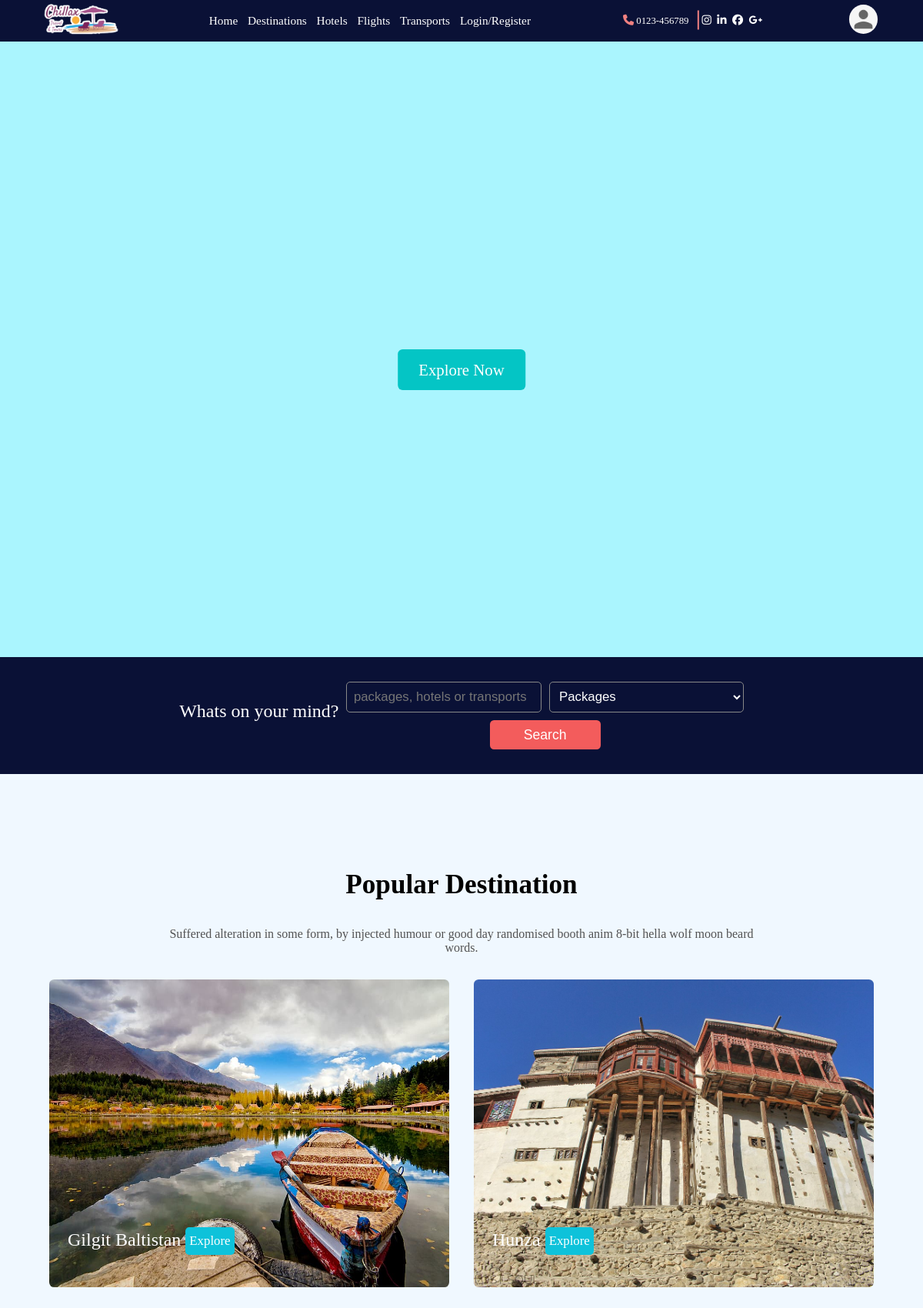
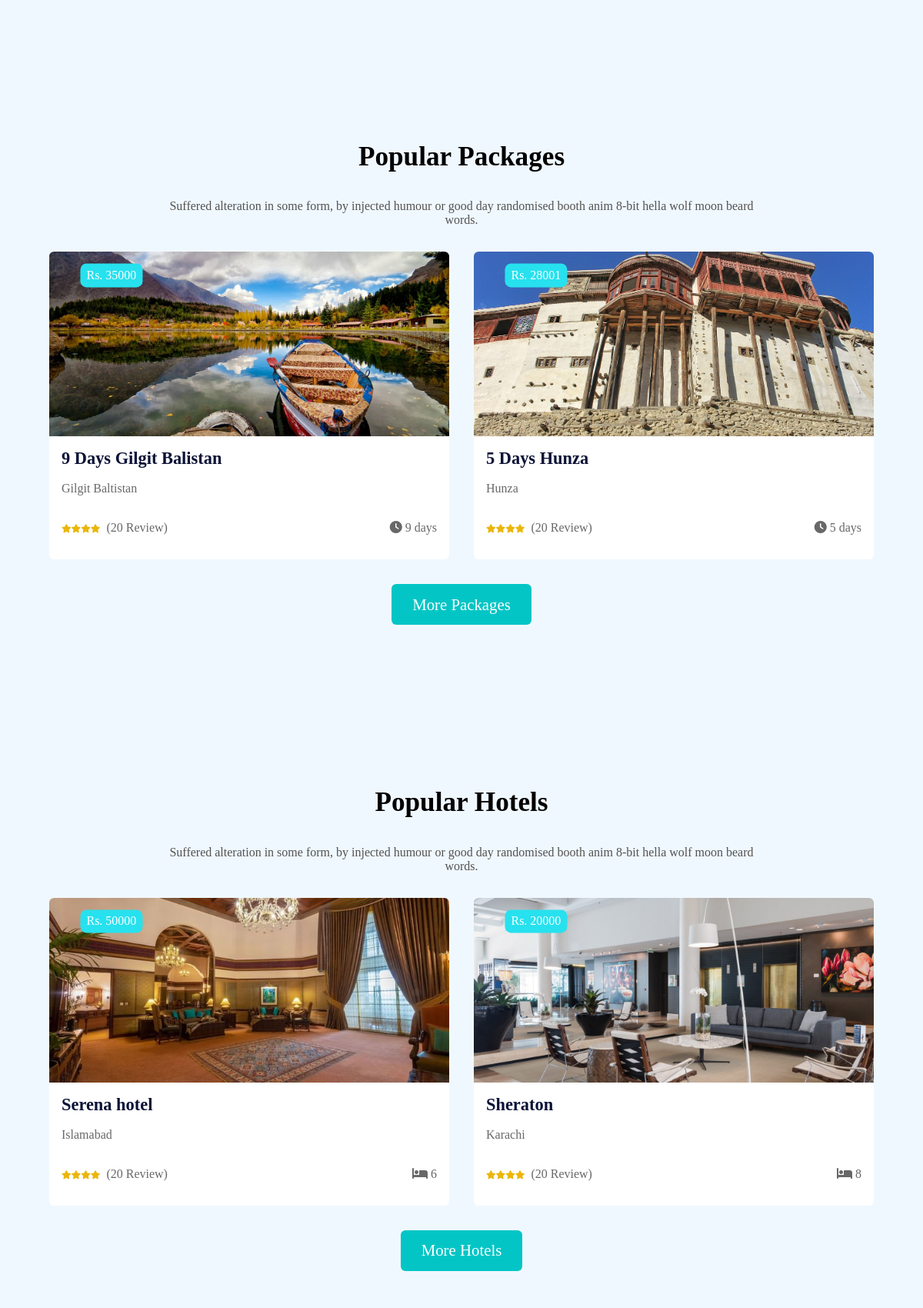
The page / (upper part) on the database its author committed (2 pictures, top to bottom).
### packages/models.py (models this page shows, shortened)
class Packages(BaseModel):
    title = models.CharField(max_length=500)
    slug = models.SlugField(unique=True, null=True, blank=True)
    activites_inc = models.CharField(max_length=500)
    activites_not = models.CharField(max_length=500)
    duration = models.CharField(max_length=100)
    location = models.CharField(max_length=200)
    country = models.CharField(max_length=200)
    details = models.TextField(max_length=1000)
    price = models.IntegerField()
    ratings = models.CharField(max_length=100,null=True, blank=True)

class PackagesImage(BaseModel):
    package = models.ForeignKey(Packages, on_delete=models.CASCADE, related_name="package_image")
    image = models.ImageField()

class Hotel(BaseModel):
    slug = models.SlugField(unique=True, null=True, blank=True)
    name = models.CharField(max_length=200)
    facilities = models.CharField(max_length=500)
    location = models.CharField(max_length=200)
    country = models.CharField(max_length=200)
    rooms = models.CharField(max_length=200)
    details = models.CharField(max_length=1000)
    price = models.IntegerField()
    ratings = models.CharField(max_length=1000,null=True,blank=True)

class HotelImage(BaseModel):
    hotel = models.ForeignKey(Hotel, on_delete=models.CASCADE, related_name="hotel_image")
    image = models.ImageField(upload_to="hotel")

### home/views.py (the view, shortened to what this page needs)
# urls.py: path('', index, name='index'),
def index(request):
    no_of_items = 2
    some_pkgs = Packages.objects.all()[:no_of_items]
    some_htl = Hotel.objects.all()[:no_of_items]
    some_tpt = Transport.objects.all()[:no_of_items]
    if request.method == "GET":
        search = request.GET.get('search')
    context = {'packages': some_pkgs, 'hotels':some_htl, 'transports':some_tpt}
    return render(request, 'home/home.html',context)

### templates/home/home.html (shortened to what this page needs)
{% extends 'base/base.html' %}
{% block start %}
<!DOCTYPE html>
<html lang="en">
<head>
    <link rel="stylesheet" href="media/css/index.css">
    <link rel="stylesheet" href="media/css/top_section.css">
    <link rel="stylesheet" href="media/css/main_crousel.css">
</head>
<body>
    <div class="container">
        <div class="main_crousel">
            <a href="/destinations" class="anchor">Explore Now</a>
            <div class=" main_crousel-card">
                <h2>Indonesia</h2>
            </div>
            <div class="main_crousel-card">
                <h2>Iceland</h2>
            </div>
            <div class="main_crousel-card">
                <h2>Switzerland</h2>
            </div>
        </div>
        <div class="places_form">
            <h3>Whats on your mind?</h3>
            <form method="GET">
                <input name="search" type="text" placeholder="packages, hotels or transports">
                <select name="search_by" id="cars">
                    <option value="package">Packages</option>
                </select>
                <button type="submit">Search</button>
            </form>
        </div>
        <div class="popular_dest">
            <h3>Popular Destination</h3>
            <p>Suffered alteration in some form, by injected humour or good day randomised booth anim 8-bit hella wolf moon beard words. </p>
            <div class="dest_grid">
                {% for package in packages %}
                <div class="grid-dest_card" style="background-image: url('/media/{{package.package_image.last.image}}');">
                    <p>{{package.location}} <a href="{% url 'get_package' package.slug %}">Explore</a></p>
                </div>
                {% endfor %}
            </div>
        </div>
        <div class="popular_dest">
            <h3>Popular Packages</h3>
            <p>Suffered alteration in some form, by injected humour or good day randomised booth anim 8-bit hella wolf moon beard words. </p>
            <div class="dest_grid">
                {% for package in packages %}
                <div class="grid-pop_places_card">
                    <div class="grid-pop_places_card-price">Rs. {{package.price}}</div>
                    <div class="places_card-img">
                        <a href="{% url 'get_package' package.slug %}"><img src="/media/{{package.package_image.last.image}}" alt=""></a>
                    </div>
                    <div class="places_card-text">
                        <h4><a href="{% url 'get_package' package.slug %}" class="title" style='text-decoration:none;'>
                            {{package.title}}
                        </a></h4>
                        <p>{{package.location}}</p>
                        <div class="pop_places_last_div">
                            <div class="rating_review">
                                <div><i class="fa-solid fa-star"></i><i class="fa-solid fa-star"></i><i class="fa-solid fa-star"></i><i class="fa-solid fa-star"></i></div>
                                <p>(20 Review)</p>
                            </div>
                            <div>
                                <p><i class="fa-solid fa-clock"></i> {{package.duration}}</p>
                            </div>
                        </div>
                    </div>
                </div>
                {% endfor %}
            </div>
            <div style="display:flex;justify-content:center;padding-top: 2em;">
                <a href="/destinations" class="anchor">More Packages</a>
            </div>
        </div>
        <div class="popular_dest">
            <h3>Popular Hotels</h3>
            <p>Suffered alteration in some form, by injected humour or good day randomised booth anim 8-bit hella wolf moon beard words. </p>
            <div class="dest_grid">
                {% for hotel in hotels %}
                <div class="grid-pop_places_card">
                    <div class="grid-pop_places_card-price">Rs. {{hotel.price}}</div>
                    <div class="places_card-img">
                        <a href="{% url 'get_hotel' hotel.slug %}"><img src="/media/{{hotel.hotel_image.last.image}}" alt=""></a>
                    </div>
                    <div class="places_card-text">
                        <h4><a href="{% url 'get_hotel' hotel.slug %}" class="title" style='text-decoration:none'>
                            <b>{{hotel.name}}</b>
                        </a></h4>
                        <p>{{hotel.location}}</p>
                        <div class="pop_places_last_div">
                            <div class="rating_review">
                                <div><i class="fa-solid fa-star"></i><i class="fa-solid fa-star"></i><i class="fa-solid fa-star"></i><i class="fa-solid fa-star"></i></div>
                                <p>(20 Review)</p>
                            </div>
                            <div>
                                <p><i class="fa-solid fa-bed"></i> {{hotel.rooms}}</p>
                            </div>
                        </div>
                    </div>
                </div>
                {% endfor %}
            </div>
            <div style="display:flex;justify-content:center;padding-top: 2em;">
                <a href="/hotels" class="anchor">More Hotels</a>
            </div>
        </div>
    </div>
  </body>
</html>
</body>
</html>
{% endblock  %}

### templates/base/base.html (shortened to what this page needs)
<!DOCTYPE HTML>
<html lang="en">
<head>
<link rel="stylesheet" href="/media/css/top_section.css">
<link rel="stylesheet" href="/media/css/index.css">
</head>
<body>
	<div class="top_section">
		<div class="logo">
			<a href="/"><img style="height:50px" src="/media/images/logo_chillax2.png" alt="Chillax Travel and Tours"></a>
		</div>
		<ul>
			<li><a href="/">Home</a></li>
			<li><a href="/destinations">Destinations</a></li>
			<li><a href="/hotels">Hotels</a></li>
			<li><a href="/flights">Flights</a></li>
			<li><a href="/transports">Transports</a></li>
			<li><a href="/accounts/login_signup">Login/Register</a></li>
		</ul>
		<div class="remove_md">
			<div class="phone_number"><p><i class="fa-sharp fa-solid fa-phone"></i> 0123-456789</p></div>
			<div class="icons">
				<i class="icon_family fa-brands fa-instagram"></i>
				<i class="fa-brands fa-linkedin-in"></i>
				<i class="fa-brands fa-facebook"></i>
				<i class="fa-brands fa-google-plus-g"></i>
			</div>
		</div>
		<div style="display:flex;gap:1em">
			{% if user.is_authenticated and user.email != 'admin@gmail.com' %}
				<p style="color: white">{{request.user.first_name}} {{request.user.last_name}}</p>
				<div class="avatar">
					<img class="avatar_img" src="/media/images/guest_img.webp" alt="">
					<div class="guest_info">
						<button><a href="/logout" style="color: #FFFFFF;text-decoration: none;">Logout</a></button>
					</div>
                </div>
			{% else %}
			<div class="avatar">
				<img class="avatar_img" src="/media/images/guest_img.webp" alt="">
			</div>
			{% endif %}
		</div>
	</div>
		{% block start %}
        {% endblock %}
</body>
</html>

### public/static/css/top_section.css (style rules this page uses)
.top_section { display: flex; justify-content: space-around; background-color: rgb(10, 17, 54); align-items: center; position: relative; font-size: 0.8em; }
.top_section ul { padding: 0; margin: 0; list-style: none; display: flex; transition: all 0.5s; }
.top_section ul a { text-decoration: none; font-size: 1.2em; color: white; }
.top_section ul li { text-align: center; display: block; width: 100%; padding: 0.4em 0.5em; background-color: rgb(10, 17, 54); }
.remove_md { color: white; display: flex; align-items: center; gap: 1em; }
.remove_md i { margin-left:0.3em ; font-size: 1.1em; }
.remove_md .phone_number i { color: lightcoral; }
.remove_md .phone_number { position: relative; }
.remove_md .phone_number::after { content: ""; position: absolute; top: 0; right: 0; transform: translate(1em,30%); width: 0.1em; height: 60%; background-color: lightcoral; }
.avatar { width: 3.5em; aspect-ratio: 1; padding: 0.3em; position: relative; }
.avatar_img { width: 100%; height: 100%; border-radius: 50%; }

### public/static/css/index.css (style rules this page uses)
* { box-sizing: border-box; }
body { margin: 0; background-color: rgb(247, 253, 255); font-family:myfont; }
.container { overflow-x: hidden; }
.places_form { background-color: rgb(10, 17, 54); color: white; padding: 2em 0.5em; display: flex; align-items: center; justify-content: center; gap: 10px; flex-wrap: wrap; }
.places_form h3 { justify-self: flex-start; font-weight: 300; font-size: 1.5em; margin: 0; margin-bottom:0.5em ; }
.places_form input,.places_form select { flex-basis: 120px; padding: 0.5em 0.5em; font-size: 1.05em; color: rgb(255, 255, 255); background-color: transparent; border: 1px solid rgb(136, 136, 136); border-radius: 0.3em; flex-grow: 1; flex-shrink: 1; }
.places_form button { background-color: rgb(243, 92, 92); color: white; font-size: 1.1em; border-radius: 0.3em; padding:0.5em 2.5em ; border: none; }
.places_form form { display: flex; gap: 10px; flex-wrap: wrap; justify-content: center; }
.popular_dest { padding: 5.5em 4em; max-width: 1200px; margin: auto; }
.popular_dest>h3 { font-size: 2.2em; text-align: center; }
.popular_dest>p { color: rgb(82, 82, 82); max-width: 75%; margin: auto; text-align: center; margin-bottom:2em ; }
.dest_grid { display: grid; grid-template-columns: repeat(auto-fit,minmax(250px,1fr)); grid-auto-rows: minmax(300px,400px); gap: 2em; }
.grid-dest_card { padding: 1.5em; display: flex; align-items: flex-end; transition: transform 0.5s; border-radius: 0.4em; background-image: url("../images/city.jpg"); background-size: cover; background-position: center; background-repeat: no-repeat; }
.grid-dest_card p { color: white; font-size: 1.5em; }
.grid-dest_card a { color: white; font-size: 0.7em; text-decoration: none; padding: 0.5em 0.3em; border-radius: 0.3em; background-color: rgb(14, 194, 218); }
.places_card-text a { color: rgb(10, 17, 54); cursor: pointer; text-decoration: none; }
.grid-pop_places_card { display: flex; flex-direction: column; text-align: left; transition: transform 0.5s; border-radius: 0.4em; overflow: hidden; position: relative; }
.grid-pop_places_card-price { position: absolute; top: 0;left: 0; translate:50% 50%; padding: 0.4em 0.5em; background-color: rgb(39, 225, 238); color: white; border-radius: 0.5em; }
.places_card-img { height: 60%; }
.grid-pop_places_card img { width: 100%; height: 100%; object-fit: cover; object-position: center; }
.places_card-text { height: 40%; display: flex; justify-content: space-between; padding: 1em; flex-direction: column; background-color: rgb(255, 255, 255); color: rgb(104, 104, 104); }
.places_card-text h4 { font-size: 1.4em; margin: 0; color: black; }
.pop_places_last_div { display: flex; justify-content: space-between; }
.rating_review { display: flex; align-items: center; gap: 0.5em; }
.rating_review i { font-size: 0.7em; color: rgb(235, 182, 10); }
.popular_dest { background-color: aliceblue; }

### rows shown on the page
Packages: package_image.last.image (picture), location "Gilgit Baltistan", price "35000", title "9 Days Gilgit Balistan", duration "9 days"
Packages: package_image.last.image (picture), location "Hunza", price "28001", title "5 Days Hunza", duration "5 days"
Hotel: price "50000", hotel_image.last.image (picture), name "Serena hotel", location "Islamabad", rooms "6"
Hotel: price "20000", hotel_image.last.image (picture), name "Sheraton", location "Karachi", rooms "8"
